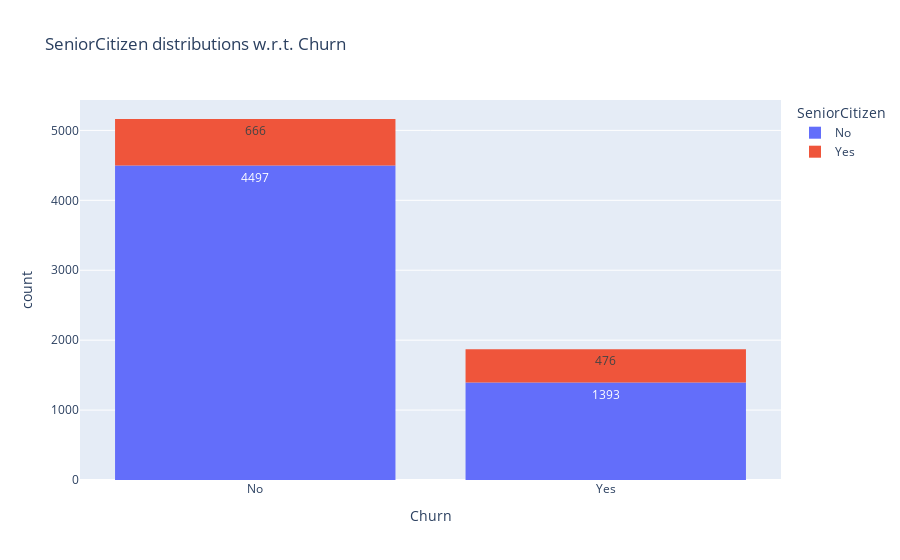

The notebook cell this image was saved under:
### Code cell
fig = px.histogram(
    data_frame = df,
    x = "Churn",
    color = "SeniorCitizen",
    title = "SeniorCitizen distributions w.r.t. Churn",
    text_auto = True
)

fig.show()

### Figure 1 — Plotly figure (JSON) as saved in the notebook; plotly's stock layout.template omitted (floating-point values rounded to 4 significant figures; data arrays with more than 128 entries replaced by an {"elided": "..."} marker saying what was removed)
{"data": [{"alignmentgroup": "True", "bingroup": "x", "hovertemplate": "SeniorCitizen=No<br>Churn=%{x}<br>count=%{y}<extra></extra>", "legendgroup": "No", "marker": {"color": "#636efa", "pattern": {"shape": ""}}, "name": "No", "offsetgroup": "No", "orientation": "v", "showlegend": true, "texttemplate": "%{value}", "type": "histogram", "x": {"elided": "5890 str values"}, "xaxis": "x", "yaxis": "y"}, {"alignmentgroup": "True", "bingroup": "x", "hovertemplate": "SeniorCitizen=Yes<br>Churn=%{x}<br>count=%{y}<extra></extra>", "legendgroup": "Yes", "marker": {"color": "#EF553B", "pattern": {"shape": ""}}, "name": "Yes", "offsetgroup": "Yes", "orientation": "v", "showlegend": true, "texttemplate": "%{value}", "type": "histogram", "x": {"elided": "1142 str values"}, "xaxis": "x", "yaxis": "y"}], "layout": {"barmode": "relative", "legend": {"title": {"text": "SeniorCitizen"}, "tracegroupgap": 0}, "title": {"text": "SeniorCitizen distributions w.r.t. Churn"}, "xaxis": {"anchor": "y", "domain": [0, 1], "title": {"text": "Churn"}}, "yaxis": {"anchor": "x", "domain": [0, 1], "title": {"text": "count"}}}}
